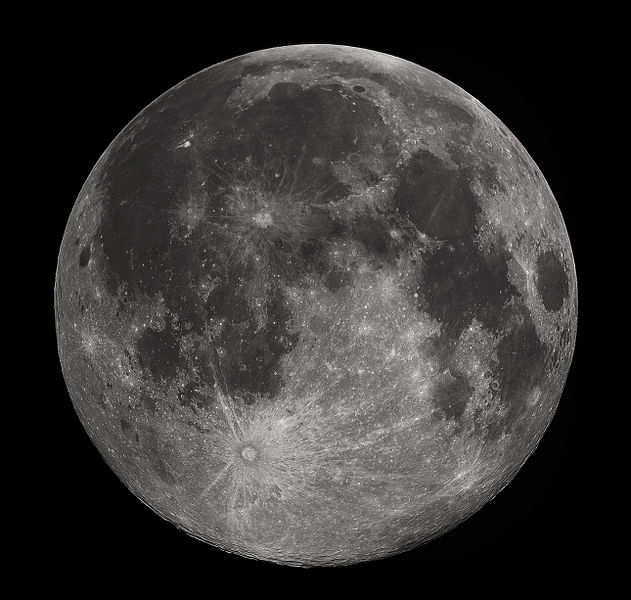
//> input picture KMeans/moon3.jpg, 631 x 600 px
$ ./kmeans moon3.jpg   (built with g++ and OpenCV 4)
//> lines starting //> are read from the running program, lines starting //| are printed output that depends on the picture
/*
 * K-means
*/
#include <iostream>
#include <opencv2/opencv.hpp>
#include <ctime>
#include <cmath>

using namespace std;
using namespace cv;

const int kGroup = 5;
const int conta = 100;
int* centersX;
int* centersY;

/*
 * Funzione kmeans
*/
bool kmeans(Mat src, Mat values, Mat output)
{
	int x,y;
	int idCentroide;
	Vec3b val;

	Mat medieInit(1, kGroup, CV_8UC3);

	float dist,min;

	for(int i = 0; i < kGroup; i++)
	{
		medieInit.at<Vec3b>(0,i) = values.at<Vec3b>(0,i);
	}

	for(x = 0; x < src.rows; x++)
	{
		for(y = 0; y < src.cols; y++)
		{
			min = sqrt(pow(output.at<Vec3b>(x,y).val[0] - values.at<Vec3b>(0,0).val[0],2) +
			 		pow(output.at<Vec3b>(x,y).val[1] - values.at<Vec3b>(0,0).val[1],2)+
			 		pow(output.at<Vec3b>(x,y).val[2] - values.at<Vec3b>(0,0).val[2],2)
			 		);

		for(int i = 1; i < kGroup; i++)
		{
			dist = sqrt(pow(output.at<Vec3b>(x,y).val[0] - values.at<Vec3b>(0,i).val[0],2) +
			 		pow(output.at<Vec3b>(x,y).val[1] - values.at<Vec3b>(0,i).val[1],2) +
			 		pow(output.at<Vec3b>(x,y).val[2] - values.at<Vec3b>(0,i).val[2],2)
			 		);

			if (dist < min)
			{
				min = dist;
				idCentroide = i;
				val = values.at<Vec3b>(0,i);
			}
		}

		output.at<Vec3b>(x,y) = val;

		values.at<Vec3b>(0,idCentroide).val[0] = (int) ((values.at<Vec3b>(0,idCentroide).val[0] + val.val[0])/2.0);
		values.at<Vec3b>(0,idCentroide).val[1] = (int) ((values.at<Vec3b>(0,idCentroide).val[1] + val.val[1])/2.0);
		values.at<Vec3b>(0,idCentroide).val[2] = (int) ((values.at<Vec3b>(0,idCentroide).val[2] + val.val[2])/2.0);

		}
	}

	bool changed = false;

	for (int i=0; i<kGroup; i++)
	{
		if (values.at<Vec3b>(0,i) != medieInit.at<Vec3b>(0,i))
		{
			changed = true;
			medieInit.at<Vec3b>(0,i) = values.at<Vec3b>(0,i);
		}
	}

	if (!changed)
		return true;
	else
		return false;
}

int main(int argc, char **argv)
{
	if(argc != 2)
	{
		printf("Sintassi non corretta! ./kmeans [imgPath]");
		return -1;
	}

	Mat src = imread(argv[1],1);
//> src is the input picture: 600 rows x 631 cols, CV_8UC3; mean B, G, R 51.3, 52.5, 53.5
	namedWindow("Source",WINDOW_AUTOSIZE);
	imshow("Source",src);
	waitKey(0);

	centersX = new int[kGroup];
	centersY = new int[kGroup];

	srand((unsigned)time(NULL));

	Mat values(1,kGroup,CV_8UC3);
	Mat output = src.clone();

	for(int i =0; i<kGroup; i++)
	{
		centersX[i] = rand()%src.rows;
		centersY[i] = rand()%src.cols;
		values.at<Vec3b>(0,i) = src.at<Vec3b>(centersX[i],centersY[i]);
	}
	int i = 1;
	bool end = false;

	while (!end && i < 100)
	{
		end = kmeans(src,values,output);
		i++;
	}
//> this loop made 1 pass
//> end on pass 1: true
//> pass 1, `end = kmeans(src,values,output);`:
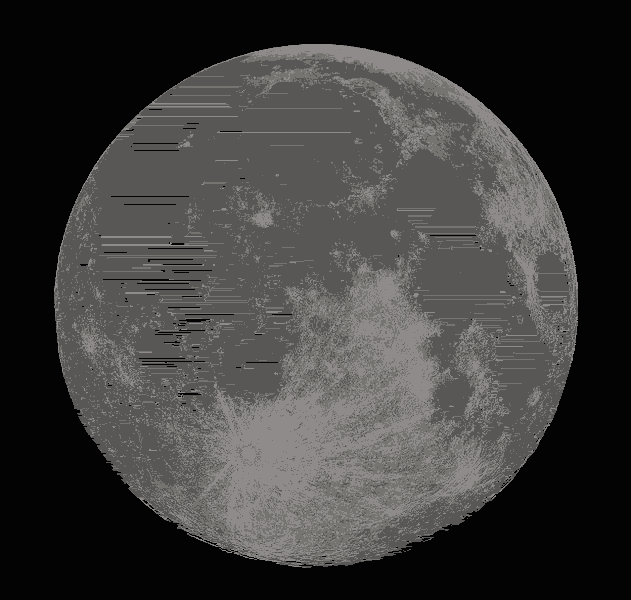
//> output: 600 rows x 631 cols, CV_8UC3; mean B, G, R 58.3, 59.6, 60.5
//> after the loop, i = 2

	namedWindow("K-Means",WINDOW_AUTOSIZE);
	imshow("K-Means",output);
	waitKey(0);

//Mostro i colori che sono stati scelti casualmente //Non necessario
	Mat showPixel(conta*kGroup,conta,CV_8UC3);
	for(int x = 0; x < conta; x++)
	{
		for(int y=0; y<showPixel.cols;y++)
		{
			showPixel.at<Vec3b>(x+(conta*1),y) = values.at<Vec3b>(0,0);
			showPixel.at<Vec3b>(x+(conta*2),y) = values.at<Vec3b>(0,1);
			showPixel.at<Vec3b>(x+(conta*3),y) = values.at<Vec3b>(0,2);
			showPixel.at<Vec3b>(x+(conta*4),y) = values.at<Vec3b>(0,3);
		}
	}
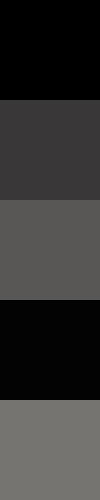
//> showPixel: 500 rows x 100 cols, CV_8UC3; mean B, G, R 51.2, 52.2, 53
	namedWindow("Clusters",WINDOW_AUTOSIZE);
	imshow("Clusters",showPixel);
	waitKey(0);

return 0;
}
